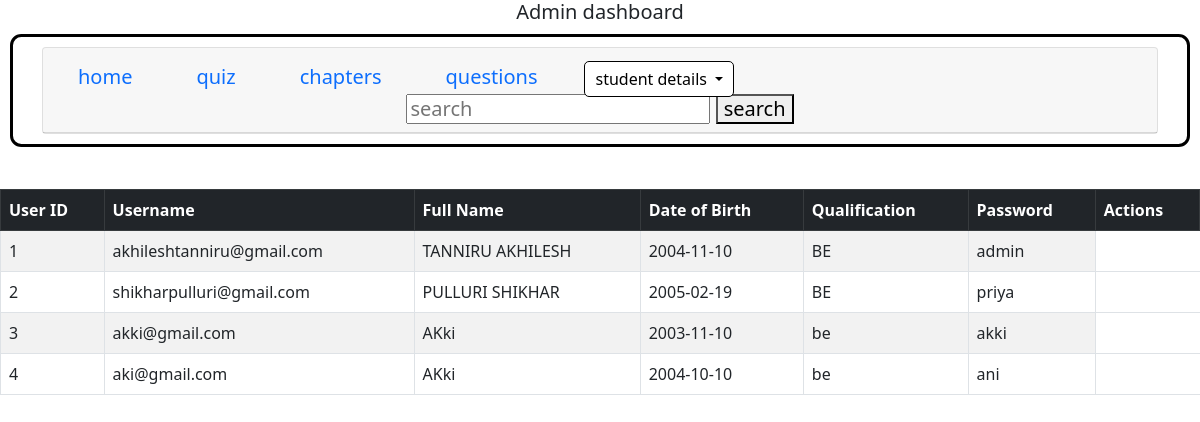
Page /student_personal_details.html on the committed database.
### controllers/models.py (models this page shows)
class User(db.Model):
    __tablename__= 'user'
    uid=db.Column(db.Integer,autoincrement=True,primary_key=True,nullable=False)
    username=db.Column(db.String,nullable=False)
    fullname=db.Column(db.String,nullable=False)
    dob=db.Column(db.String,nullable=False)
    qualification=db.Column(db.String,nullable=False)
    password=db.Column(db.String,nullable=False)

### main.py (the view)
@app.route('/student_personal_details.html',methods=['GET','POST'])
def student_personal_details():
    users=User.query.all()
    return render_template('student_personal_details.html',users=users)

### templates/student_personal_details.html (shortened to what this page needs)
<!DOCTYPE html>
<html>
  <head>
    <link rel="stylesheet" href="/static/style.css">
    <link href="https://cdn.jsdelivr.net/npm/bootstrap@5.0.2/dist/css/bootstrap.min.css" rel="stylesheet">
    <h5 style="text-align:center">Admin dashboard<h5>
  </head>
  <header>
    <div id="canvas">
       <div class="container">
        <div class="card text-center">
          <div class="card-header">
            <ul class="nav nav-tabs card-header-tabs">
              <li class="nav-item">
                <a class="nav-link " href="adminhome">home</a>
              </li>
              <li class="nav-item">
                <a class="nav-link" href="quiz">quiz</a>
              </li>
              <li class="nav-item">
                <a class="nav-link" href="chapters">chapters</a>
              </li>
              <li class="nav-item">
                <a class="nav-link" href="questions">questions</a>
              </li>
              <div class="dropdown">
                <button class="btn btn-secondary dropdown-toggle" type="button" data-bs-toggle="dropdown" aria-expanded="false" fdprocessedid="3nilc" style="display: table-column; background-color: rgb(255, 255, 255); color: rgb(0, 0, 0); border: 1px solid rgb(0, 0, 0); border-radius: 5px; padding: 5px 10px; margin: 5px 10px;">
                  student details
                </button>
              </div>
              </ul>
              <form >
                <input type="text" placeholder="search" name="search">
                <button type="submit">search</button>
              </form>
        </div>
    </div>
    </div>
  </header>
  <br> <h4> {{heading}} </h4>
  {% if users %}
        <table class="table table-bordered table-striped">
            <thead class="table-dark">
                <tr >
                    <th>User ID</th>
                    <th>Username</th>
                    <th>Full Name</th>
                    <th>Date of Birth</th>
                    <th>Qualification</th>
                    <th>Password</th>
                    <th>Actions</th>
                </tr>
            </thead>
            <tbody>
                {% for user in users %}
                    <tr>
                        <td>{{ user.uid }}</td>
                        <td>{{ user.username }}</td>
                        <td>{{ user.fullname }}</td>
                        <td>{{ user.dob }}</td>
                        <td>{{ user.qualification }}</td>
                        <td>{{ user.password }}</td>
                {% endfor %}
            </tbody>
        </table>
    {% else %}
        <p>No users found.</p>
    {% endif %}
</body>
</html>

### static/style.css (style rules this page uses)
#canvas { border-radius: 0.3cm; border: 3px solid black; padding: 10px; margin: 10px; padding : 10px; text-align:left; }
.nav-item { padding-left: 10px; padding-right: 20px; }
li { min-width:fit-content; }

### rows in the picture
User: uid "1", username "akhileshtanniru@gmail.com", fullname "TANNIRU AKHILESH", dob "2004-11-10", qualification "BE", password "admin"
User: uid "2", username "shikharpulluri@gmail.com", fullname "PULLURI SHIKHAR", dob "2005-02-19", qualification "BE", password "priya"
User: uid "3", username "akki@gmail.com", fullname "AKki", dob "2003-11-10", qualification "be", password "akki"
User: uid "4", username "aki@gmail.com", fullname "AKki", dob "2004-10-10", qualification "be", password "ani"
